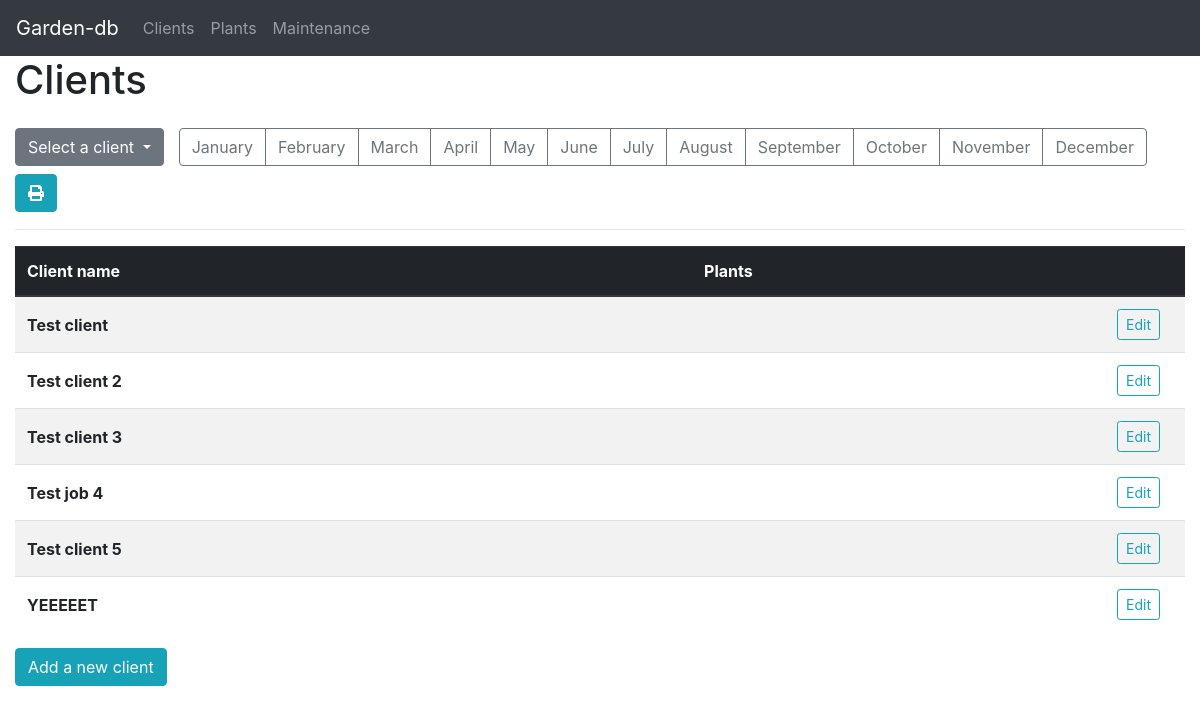
Before: /clients with the older database file.
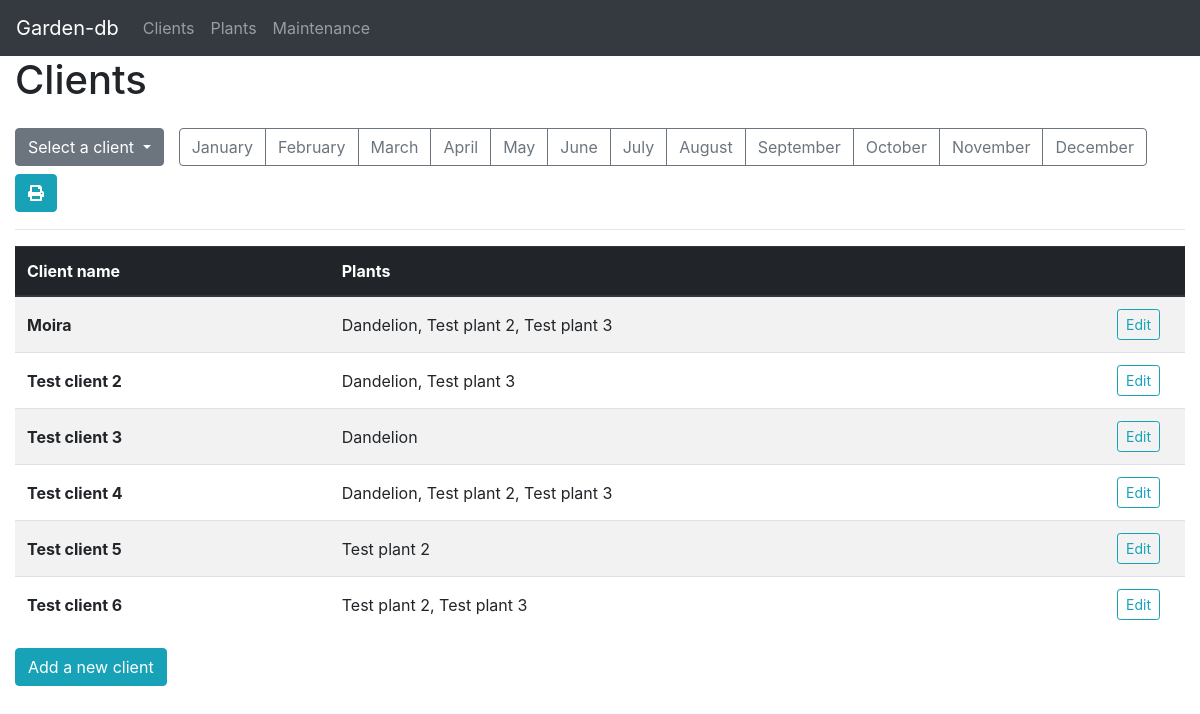
After: the same page with the newer database file.
### tables this page shows
CREATE TABLE clients (cid INTEGER PRIMARY KEY, name TEXT NOT NULL);

### app.py (the view, shortened to what this page needs)
@app.route("/clients", methods=["GET", "POST"])
def clients():
    with dbc.DBConnection() as c:
        return render_template("clients.html", data=c.load_sql_client_data(),
                               plant_list=c.load_sql_plant_data(), months=months)

### dbc/__init__.py (called while the page is built)
    def __exit__(self, exc_type, exc_value, tb):
        if tb is None:
            self.con.commit()
            self.con.close()
            self.con = None
            self.cur = None
            return True
        else:
            self.con.rollback()
            self.con.close()
            self.con = None
            self.cur = None
            return False

    def execute(self, *args):
        self.cur.execute(*args)
        self.con.commit()

    def perform(self, *args):
        self.cur.execute(*args)

    def fetchall(self):
        return self.cur.fetchall()

    def select_clients(self, cid=None):
        if cid is not None:
            self.execute("SELECT * FROM clients WHERE cid=?", (cid,))
        else:
            self.execute("SELECT * FROM clients")
        return self.fetchall()

    def select_plants(self, pid=None):
        if pid is not None:
            self.execute("SELECT * FROM plants WHERE pid=?", (pid,))
        else:
            self.execute("SELECT * FROM plants")
        return self.fetchall()

### sorting/__init__.py (called while the page is built)
def dt_from_month(month):
    try:
        return dt.strptime(month, '%B')
    except ValueError:
        raise BadRequest

### templates/clients.html (shortened to what this page needs)
{% extends "page.html" %}
{% set title = "Clients" %}
{% set pagetype = "client" %}
{% block extras %}
<div class="row mt-3 justify-content-start d-print-none">
    <div class="col col-auto mb-2 pr-0 order-first">
        <div class="btn-group">
            <button class="btn btn-secondary dropdown-toggle" type="button" data-toggle="dropdown">
                Select a client
            </button>
        </div>
    </div>
    <div class="col mb-2 order-lg-last order-xl-6">
        <div class="btn-group d-none d-lg-inline-flex">
            {% for month in months %}
            <button class="btn btn-outline-secondary" data-toggle="collapse" data-target="#collapse-{{ month }}">{{ month }}</button>
            {% endfor %}
        </div>
    </div>
    <div class="col col-xl-auto mb-2 align-self-center order-lg-6 order-xl-last">
        <div class="float-right">
            <button type="button" class="btn btn-info" onclick="print();"><i class="fas fa-print"></i></button>
        </div>
    </div>
</div>
<div class="row mb-2">
    <div class="col">
    </div>
</div>
<div class="row d-print-none">
    <div class="col">
        <hr class="mt-0">
    </div>
</div>
{% endblock %}
{% block thead %}
<th scope="col">Client name</th>
<th scope="col">Plants</th>
<th scope="col" style="width: 80px"></th>
{% endblock %}
{% block tbody %}
{% for client in data %}
<tr>
    <th scope="row">{{ client.name }}</th>
    <td>{{ client.plants|map(attribute='name')|join(', ') }}</td>
    <td><button type="button" class="btn btn-outline-info btn-sm" data-toggle="modal"
                id="edit-client-{{ client.id }}" data-target="#popup-div-edit-{{ client.id }}">Edit</button></td>
</tr>
{% endfor %}
{% endblock %}

Changed rows visible on the page:
changed clients: name "Test client" → "Moira"; plants|map (not shown) → "Dandelion, Test plant 2, Test plant 3"
shown differently, row unchanged: clients "Test client 2": plants|map (not shown) → "Dandelion, Test plant 3"
shown differently, row unchanged: clients "Test client 3": plants|map (not shown) → "Dandelion"
changed clients: name "Test job 4" → "Test client 4"; plants|map (not shown) → "Dandelion, Test plant 2, Test plant 3"
shown differently, row unchanged: clients "Test client 5": plants|map (not shown) → "Test plant 2"
changed clients: name "YEEEEET" → "Test client 6"; plants|map (not shown) → "Test plant 2, Test plant 3"
